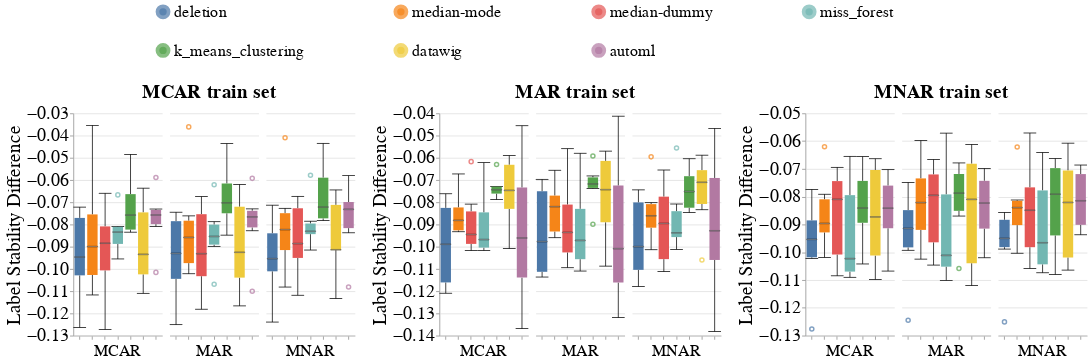

The notebook cell this image was saved under:
### Code cell
create_box_plots_for_diff_imputers_v2(dataset_name=DATASET_NAME,
                                      model_name='lgbm_clf',
                                      group=SENSITIVE_ATTR_FOR_DISPARITY_METRICS,
                                      metric_name='Label_Stability_Difference',
                                      db_client=db_client)
